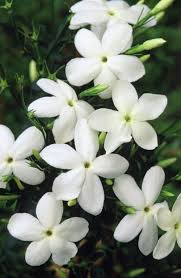
%> input picture image classification/images (7).jpg, 181 x 278 px
$ octave Training.m   (GNU Octave 9; MATLAB toolbox functions it lacks are replaced by stand-ins)
%> lines starting %> are read from the running program, lines starting %| are printed output that depends on the picture; in (x1, y1, x2, y2) boxes, pixels count from 0 and x2, y2 are one past the last pixel; in counts of white or black regions, pixels touching at a corner belong together; the program's own positions count from 1
### image classification/FeatureStatistical.m
function [F]=FeatureStatistical(im)
% Summary of this function goes here
im=double(im);
m=mean(mean(im));
s=std(std(im));
F=[m s];
end

### image classification/Training.m
clc;
clear all;
close all;
%% Taking an Image
[fname, path]=uigetfile('.png','Open an Image as input for training');
%> the answer given: images (7).jpg
fname=strcat(path, fname);
im=imread(fname);
%> im is the input picture: size 278x181x3 uint8; mean R, G, B 119.4, 127.2, 113.9
im=im2bw(im);
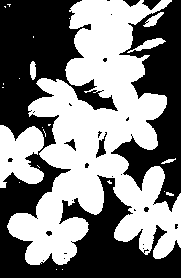
%> im: size 278x181 logical; 49.6% white; 23 white regions (16 under 20 px), largest, box (x1, y1, x2, y2) and area: (7, 0, 181, 265) 22456, (0, 125, 44, 188) 1959, (127, 38, 166, 53) 206
imshow(im);
title('Input Image');
c=input('Enter the Class(Number from 1-12)');
%> the answer given: 1
%% Feature Extraction
F=FeatureStatistical(im);
%> in FeatureStatistical, `m=mean(mean(im));`: m = 0.496
%> in FeatureStatistical, `s=std(std(im));`: s = 0.038
%> in FeatureStatistical, `F=[m s];`: F = [0.496 0.038]
%> F = [0.496 0.038]
try
    load db;
    F=[F c];
%> F = [0.496 0.038 1]
    db=[db; F];
%> db = [0.579 0.17 1; 0.496 0.038 3; 0.496 0.038 1]
    save db.mat db
catch
    db=[F c]; % 10 12 1
    save db.mat db
end
